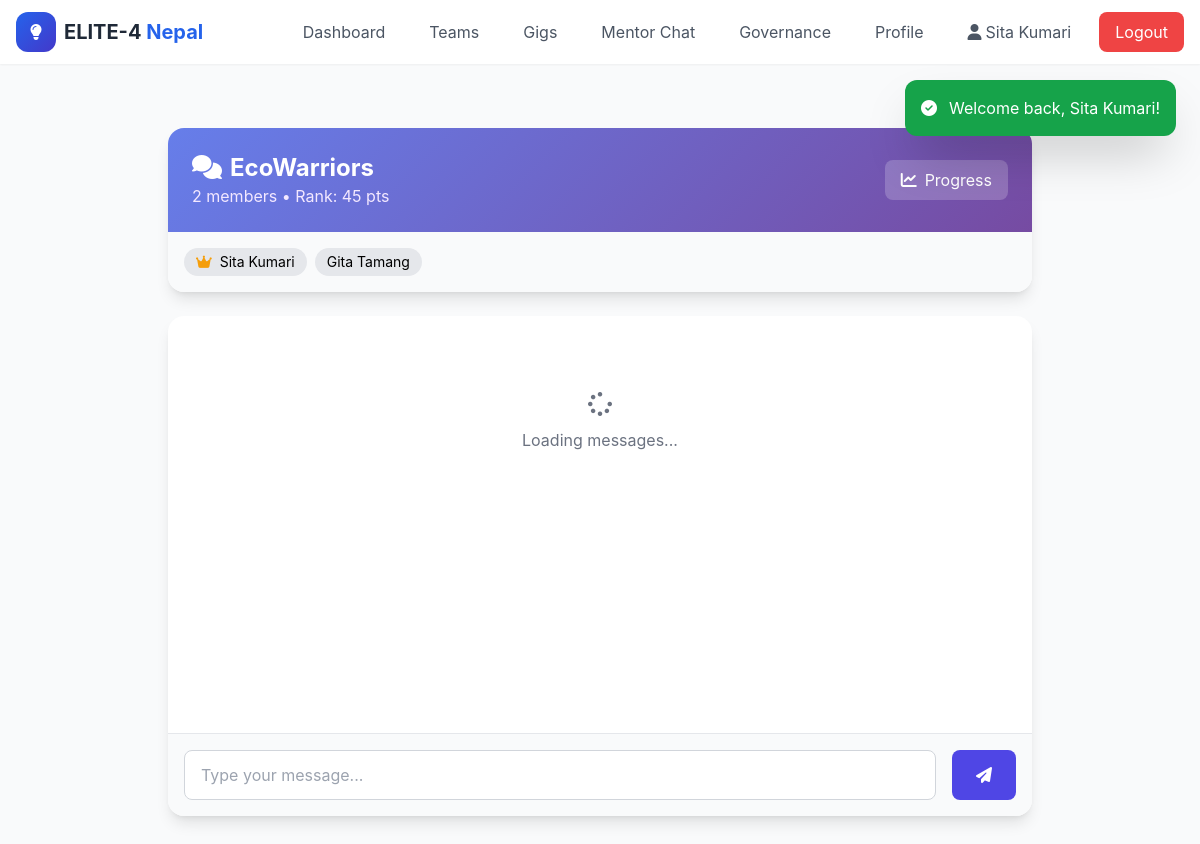
Page /chat.php (signed in) on the committed database.
### tables this page shows
CREATE TABLE `users` (
  `id` INT AUTO_INCREMENT PRIMARY KEY,
  `name` VARCHAR(100) NOT NULL,
  `email` VARCHAR(100) UNIQUE NOT NULL,
  `phone` VARCHAR(20) DEFAULT NULL,
  `password` VARCHAR(255) NOT NULL,
  `role` ENUM('citizen', 'student', 'sponsor', 'mentor', 'admin', 'moderator') NOT NULL DEFAULT 'citizen',
  `bio` TEXT DEFAULT NULL,
  `skills` TEXT DEFAULT NULL,
  `profile_photo` VARCHAR(255) DEFAULT NULL,
  `date_of_birth` DATE DEFAULT NULL,
  `is_active` TINYINT(1) DEFAULT 1,
  `trust_score` INT DEFAULT 100,
  `projects_completed` INT DEFAULT 0,
  `created_at` TIMESTAMP DEFAULT CURRENT_TIMESTAMP,
  `updated_at` TIMESTAMP DEFAULT CURRENT_TIMESTAMP ON UPDATE CURRENT_TIMESTAMP
);

CREATE TABLE `teams` (
  `id` INT AUTO_INCREMENT PRIMARY KEY,
  `name` VARCHAR(100) NOT NULL,
  `description` TEXT DEFAULT NULL,
  `leader_id` INT NOT NULL,
  `is_public` TINYINT(1) DEFAULT 1,
  `required_skills` TEXT DEFAULT NULL,
  `problem_id` INT DEFAULT NULL,
  `mentor_id` INT DEFAULT NULL,
  `members` JSON DEFAULT NULL,
  `rank_points` INT DEFAULT 0,
  `status` ENUM('active', 'completed', 'archived', 'inactive') DEFAULT 'active',
  `gold_badge` TINYINT(1) DEFAULT 0,
  `projects_completed` INT DEFAULT 0,
  `last_progress_update` TIMESTAMP NULL DEFAULT NULL,
  `is_inactive` TINYINT(1) DEFAULT 0,
  `created_at` TIMESTAMP DEFAULT CURRENT_TIMESTAMP,
  FOREIGN KEY (`leader_id`) REFERENCES `users`(`id`) ON DELETE CASCADE,
  FOREIGN KEY (`mentor_id`) REFERENCES `users`(`id`) ON DELETE SET NULL
);

### chat.php (the view, shortened to what this page needs)
<?php
require_once 'config.php';
$user = getCurrentUser();
global $conn;
$teamId = (int)($_GET['team_id'] ?? 0);
if (!$teamId) {
    $stmt = $conn->prepare("SELECT id FROM teams WHERE leader_id = ? OR JSON_CONTAINS(members, JSON_ARRAY(?))");
    $userIdJson = json_encode($user['id']);
    $stmt->bind_param("is", $user['id'], $userIdJson);
    $stmt->execute();
    $r = $stmt->get_result();
    $team = $r ? $r->fetch_assoc() : null;
    $teamId = $team['id'] ?? 0;
}
$stmt = $conn->prepare("SELECT * FROM teams WHERE id = ?");
$stmt->bind_param("i", $teamId);
$stmt->execute();
$r = $stmt->get_result();
$team = $r ? $r->fetch_assoc() : null;
$members = json_decode($team['members'], true) ?: [];
$memberDetails = [];
foreach ($members as $mid) {
    $memberDetails[] = getUserById($mid);
}
getHeader('Team Chat - ' . e($team['name']));
?>
<div class="max-w-4xl mx-auto px-4 py-8">
    <div class="bg-white rounded-2xl shadow-lg overflow-hidden mb-6">
        <div class="gradient-bg p-6 text-white flex items-center justify-between">
            <div>
                <h1 class="text-2xl font-bold">
                    <i class="fas fa-comments mr-2"></i><?= e($team['name']) ?>
                </h1>
                <p class="text-purple-100">
                    <?= count($memberDetails) ?> members • Rank: <?= $team['rank_points'] ?> pts
                </p>
            </div>
            <a href="team_progress.php?team_id=<?= $teamId ?>" class="bg-white/20 hover:bg-white/30 px-4 py-2 rounded-lg transition-all">
                <i class="fas fa-chart-line mr-2"></i>Progress
            </a>
        </div>
        <div class="p-4 bg-gray-50 flex flex-wrap gap-2">
            <?php foreach ($memberDetails as $m): ?>
                <?php if ($m): ?>
                    <span class="px-3 py-1 rounded-full bg-gray-200 text-sm flex items-center gap-2">
                        <?php if ($m['id'] === $team['leader_id']): ?>
                            <i class="fas fa-crown text-amber-500"></i>
                        <?php endif; ?>
                        <?= e($m['name']) ?>
                    </span>
                <?php endif; ?>
            <?php endforeach; ?>
        </div>
    </div>
    <div class="bg-white rounded-2xl shadow-lg overflow-hidden" style="height: 500px; display: flex; flex-direction: column;">
        <div id="messagesContainer" class="flex-1 overflow-y-auto p-6 space-y-4">
            <div class="text-center py-12 text-gray-500">
                <i class="fas fa-spinner fa-spin text-2xl mb-2"></i>
                <p>Loading messages...</p>
            </div>
        </div>
        <div class="border-t p-4 bg-gray-50">
            <form id="messageForm" class="flex gap-4">
                <input type="text" id="messageInput" name="message" required
                    class="flex-1 px-4 py-3 border border-gray-300 rounded-lg focus:ring-2 focus:ring-primary focus:border-primary"
                    placeholder="Type your message..." autocomplete="off">
                <button type="submit" class="bg-primary hover:bg-indigo-700 text-white px-6 py-3 rounded-lg transition-all">
                    <i class="fas fa-paper-plane"></i>
                </button>
            </form>
        </div>
    </div>
</div>
<?php getFooter(); ?>

### config.php (shortened to what this page needs)
<?php
$conn = new mysqli(DB_HOST, DB_USER, DB_PASS, DB_NAME);
$conn->set_charset("utf8mb4");
function e($string) {
    return htmlspecialchars($string ?? '', ENT_QUOTES, 'UTF-8');
}
function getCurrentUser() {
    if (isset($_SESSION['user_id'])) {
        return getUserById($_SESSION['user_id']);
    }
    return null;
}
function getUserById($id) {
    global $conn;
    $stmt = $conn->prepare("SELECT * FROM users WHERE id = ? AND is_active = 1");
    $stmt->bind_param("i", $id);
    $stmt->execute();
    return ($r = $stmt->get_result()) ? $r->fetch_assoc() : null;
}
function getFlash() {
    if (isset($_SESSION['flash'])) {
        $flash = $_SESSION['flash'];
        return $flash;
    }
    return null;
}
function getHeader($title = 'ELITE-4 Nepal') {
    $user = getCurrentUser();
    $roleNav = '';
    if ($user) {
        $name = e($user['name']);
        $role = $user['role'];
        $navItems = [];
        switch ($role) {
            case 'student': $navItems = [['dashboard.php','Dashboard'],['team_formation.php','Teams'],['micro_gigs.php','Gigs'],['mentor_chat.php','Mentor Chat'],['governance.php','Governance'],['profile.php','Profile']]; break;
        }
        $desktopNav = ''; $mobileNavItems = '';
        foreach ($navItems as $item) {
            $desktopNav .= '<a href="'.$item[0].'" class="px-4 py-2 text-gray-600 hover:bg-gray-100 rounded-lg">'.$item[1].'</a>';
        }
        $roleNav = $desktopNav.'<a href="profile.php" class="px-4 py-2 text-gray-600 hover:bg-gray-100 rounded-lg"><i class="fas fa-user mr-1"></i>'.$name.'</a><a href="logout.php" class="px-4 py-2 bg-red-500 text-white rounded-lg hover:bg-red-600">Logout</a>';
    }
    $flash = getFlash();
    $flashHtml = '';
    if ($flash) { $bg = $flash['type']==='success'?'bg-green-600':'bg-red-600'; $ic = $flash['type']==='success'?'check-circle':'exclamation-circle'; $flashHtml = '<div id="flashMsg" class="fixed top-20 right-6 z-50 p-4 rounded-xl shadow-2xl '.$bg.' text-white max-w-sm"><div class="flex items-center gap-3"><i class="fas fa-'.$ic.'"></i><span>'.e($flash['message']).'</span></div></div>'; }
?><!DOCTYPE html><html lang="en"><head><script src="https://cdn.tailwindcss.com"></script><link rel="stylesheet" href="https://cdnjs.cloudflare.com/ajax/libs/font-awesome/6.5.1/css/all.min.css"></head><body class="bg-gray-50"><nav class="bg-white shadow-sm sticky top-0 z-50"><div class="max-w-7xl mx-auto px-4"><div class="flex justify-between items-center h-16"><div class="flex items-center space-x-3"><a href="index.php" class="flex items-center space-x-2"><div class="w-10 h-10 bg-gradient-to-br from-blue-600 to-indigo-700 rounded-xl flex items-center justify-center"><i class="fas fa-lightbulb text-white"></i></div><span class="font-bold text-xl text-gray-800">ELITE-4 <span class="text-blue-600">Nepal</span></span></a></div><div class="hidden md:flex items-center space-x-3"><?=$roleNav?></div></div></div></nav><?= $flashHtml ?><div class="max-w-7xl mx-auto px-4 py-8"><?php
}
function getFooter() {
    echo '</div></body></html>';
}
?>

### config.php (style rules this page uses)
body { font-family:'Inter',sans-serif }
.gradient-bg { background:linear-gradient(135deg,#667eea,#764ba2) }

### rows in the picture
users: name "Sita Kumari"
teams: name "EcoWarriors", rank_points "45"
users: name "Gita Tamang"

### other values in the picture
$item[1] "Dashboard Teams Gigs Mentor Chat Governance Profile"
$flash['message'] "Welcome back, Sita Kumari!"
count($memberDetails) "2"
